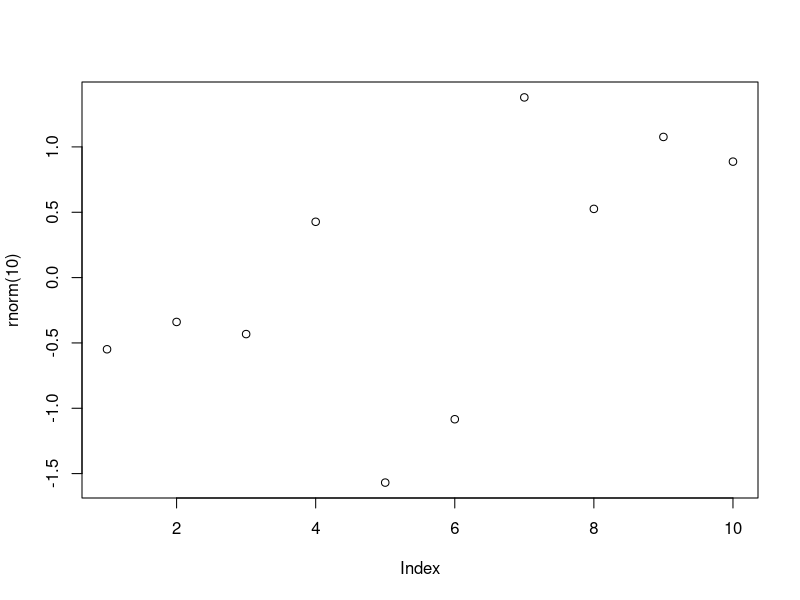

The R script that drew this image:
## ---- chunk 1
#| label: fig-demo-plot
#| fig-cap: "A plot of random numbers"
plot(rnorm(10))
## ---- chunk 2
#| label: demo-inline-code
#| echo: false
x <- round(pi, 2)
